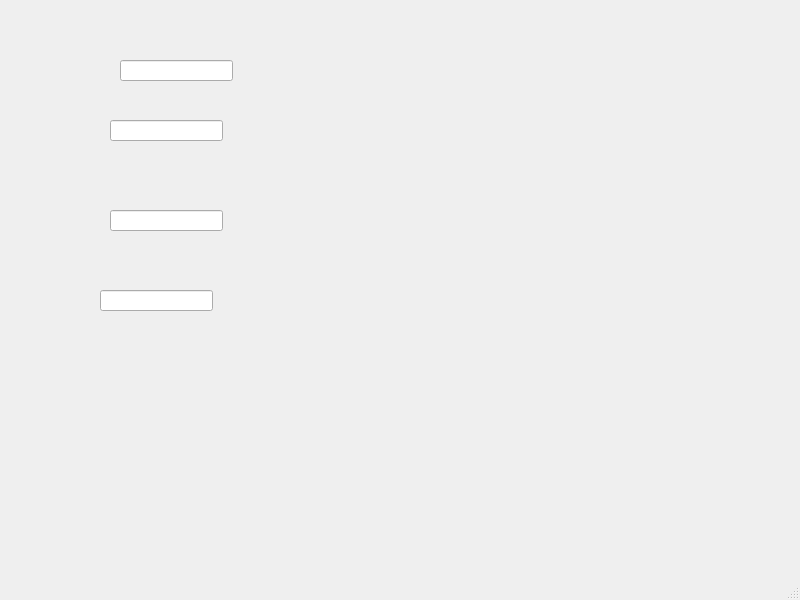
<?xml version="1.0" encoding="UTF-8"?>
<ui version="4.0">
 <class>MainWindow</class>
 <widget class="QMainWindow" name="MainWindow">
  <property name="geometry">
   <rect>
    <x>0</x>
    <y>0</y>
    <width>800</width>
    <height>600</height>
   </rect>
  </property>
  <property name="windowTitle">
   <string>MainWindow</string>
  </property>
  <widget class="QWidget" name="centralwidget">
   <widget class="QLineEdit" name="lineEdit">
    <property name="geometry">
     <rect>
      <x>120</x>
      <y>60</y>
      <width>113</width>
      <height>21</height>
     </rect>
    </property>
   </widget>
   <widget class="QLineEdit" name="lineEdit_2">
    <property name="geometry">
     <rect>
      <x>110</x>
      <y>120</y>
      <width>113</width>
      <height>21</height>
     </rect>
    </property>
   </widget>
   <widget class="QLineEdit" name="lineEdit_3">
    <property name="geometry">
     <rect>
      <x>110</x>
      <y>210</y>
      <width>113</width>
      <height>21</height>
     </rect>
    </property>
   </widget>
   <widget class="QLineEdit" name="lineEdit_4">
    <property name="geometry">
     <rect>
      <x>100</x>
      <y>290</y>
      <width>113</width>
      <height>21</height>
     </rect>
    </property>
   </widget>
  </widget>
  <widget class="QMenuBar" name="menubar">
   <property name="geometry">
    <rect>
     <x>0</x>
     <y>0</y>
     <width>800</width>
     <height>26</height>
    </rect>
   </property>
  </widget>
  <widget class="QStatusBar" name="statusbar"/>
 </widget>
 <tabstops>
  <tabstop>lineEdit</tabstop>
  <tabstop>lineEdit_2</tabstop>
  <tabstop>lineEdit_3</tabstop>
  <tabstop>lineEdit_4</tabstop>
 </tabstops>
 <resources/>
 <connections/>
</ui>
